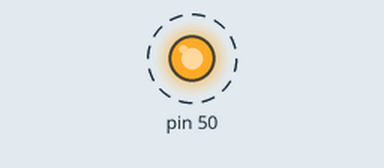
The sketch below on a simulated Arduino Mega 2560, built with avr-gcc and run on an emulated ATmega2560. Shown: output pins drawn as LEDs (lit = HIGH). Dashed ring = blinking.

Above: at 0.5 s.
Timing chart, 0 to 4.6 s (numbered marks = the images above):
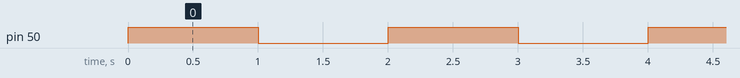

The sketch:

lchika.ino
```cpp
void setup()
{
  pinMode(50, OUTPUT);

}

void loop()
{
  digitalWrite(50, HIGH);
  delay(1000);
  digitalWrite(50, LOW);
  delay(1000);
}
```

Measured:
- by itself, pin 50: alternates HIGH for 1.0 s and LOW for 1.0 s
